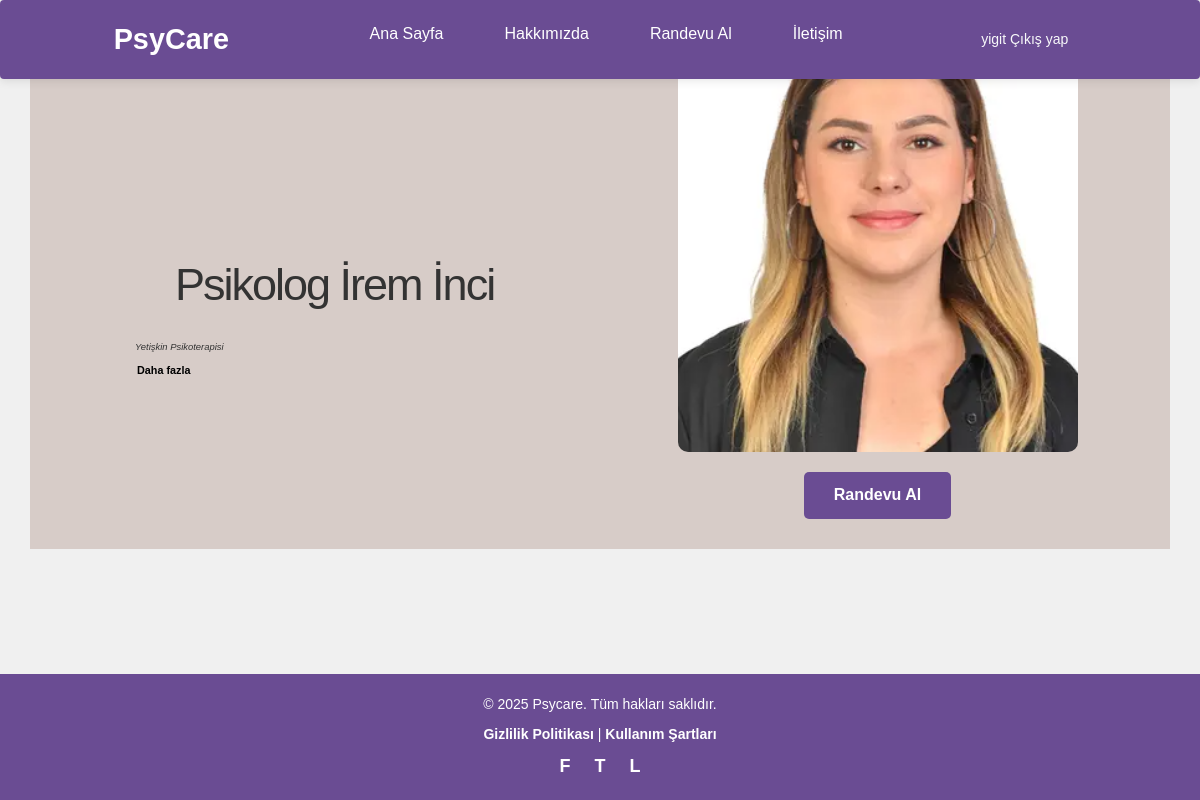
/danisman/5 (signed in), run on the app's committed database.
### danisman/models.py (models this page shows, shortened)
class Danisman(models.Model):
    title = models.CharField(max_length=100)  # Danışmanın unvanı (ör. Dr., Prof., vb.)
    full_name = models.CharField(max_length=255)  # Danışmanın tam adı
    specialization = models.CharField(max_length=255)  # Danışmanın uzmanlık alanı (ör. Psikolog, Terapi, vb.)
    fee = models.DecimalField(max_digits=10, decimal_places=2)  # Danışmanlık ücretini saklamak için (ör. 150.00)
    profile_picture = models.ImageField(upload_to='consultant_images/', blank=True, null=True)  # Profil fotoğrafı (isteğe bağlı)
    bio = models.TextField(blank=True, null=True)  # Danışman hakkında açıklamalar
    created_at = models.DateTimeField(auto_now_add=True)  # Kaydın oluşturulma zamanı
    updated_at = models.DateTimeField(auto_now=True)  # Kaydın son güncellenme zamanı
    class Meta:
        ordering = ['full_name']

### danisman/views.py (the view)
# urls.py: path('<int:danisman_id>' , views.danisman_details , name='danisman_details'),
def danisman_details(request , danisman_id):
    danisman = get_object_or_404(Danisman , pk = danisman_id)
    context = {'danisman': danisman}
    return render(request , 'danismanbilgi/details.html' , context)

### templates/danismanbilgi/details.html (shortened to what this page needs)
{% extends 'layout.html' %}
{% block content %}
{% load static %}
<link rel="stylesheet" href="{% static 'css/main.css' %}">
<div class="container">
  <div class="container-inner">
    <div class="main-content">
      <div class="main-headings" id="main-headings-js">
        <div class="heading">
          <h3 id="heading1">{{danisman.title}} {{danisman.full_name}}</h3>
        </div>
        <div class="short-bio mt-5">
          <p>{{danisman.specialization}}</p>
        </div>
        <a href="#" class="link" onclick="readMore()">Daha fazla</a>
      </div>
    </div>
    <div class="image-wrapper">
      <div class="image-container">
        <img class="image" src="{{danisman.profile_picture.url}}" alt="image of a young woman.">
      </div>
      <a href="{% url 'danisman_randevu' danisman.id %}" class="btn-custom mb-5">Randevu Al</a>
    </div>
  </div>
</div>
{% endblock %}

### templates/partial/_header.html (shortened to what this page needs)
<body>
    <nav class="navbar">
        <div class="logo">PsyCare</div>
        <ul class="nav-links">
            <li><a href="{% url 'pages_index' %}" class="btn btn-outline-light me-2">Ana Sayfa</a></li>
            <li><a href="{% url 'about' %}" class="btn btn-outline-light me-2">Hakkımızda</a></li>
            <li><a href="{% url 'danisman_index' %}" class="btn btn-outline-light me-2">Randevu Al</a></li>
            <li><a href="{% url 'contact' %}" class="btn btn-outline-light me-2">İletişim</a></li>
        </ul>
        {% if user.is_authenticated %}
        <div class="d-flex">
            <a href="javascript:{document.getElementById('logout').submit()}" class="btn btn-outline-light me-2">{{user.username}} Çıkış yap</a>
        </div>
        {% else %}
        <div class="d-flex">
            <a href="{% url 'login' %}" class="btn btn-outline-light me-2">Giriş Yap</a>
            <a href="{% url 'register' %}" class="btn btn-outline-light me-2">Kayıt Ol</a>
        </div>
        {% endif %}
    </nav>

### static/css/style.css (style rules this page uses)
* { margin: 0; padding: 0; box-sizing: border-box; font-family: 'Arial', sans-serif; }
body { background-color: #f0f0f0 !important; color: #333333; font-size: 16px; padding-top: 50px; }
.navbar { background-color: #6A4C93; color: white; display: flex; justify-content: space-between; align-items: center; padding: 15px 20px; position: fixed; width: 100%; top: 0; left: 0; box-shadow: 0 2px 10px rgba(0, 0, 0, 0.1); z-index: 1000; }
.navbar .logo { font-size: 1.8em; font-weight: bold; }
.nav-links { display: flex; list-style: none; }
.nav-links li { margin: 0 15px; }
.nav-links a { text-decoration: none; color: white; font-size: 1em; transition: 0.3s; }

### static/css/main.css (style rules this page uses)
body { margin: 0; padding: 0; }
.container { margin-top: 50px; margin-left: auto; margin-right: auto; width: 1200px; height: 700px; background-color: #D7CCC8; font-size: 14px; font-family: "Montserrat", sans; }
.container .container-inner { width: 100%; height: 100%; display: flex; flex-direction: row; justify-content: flex-start; position: relative; animation: fade-in 1.5s ease, slide-in 1.2s ease; -webkit-animation: fade-in 1.5s ease, slide-in 1.2s ease; }
.container .container-inner .main-content { flex-basis: 50%; order: 1; align-self: center; display: flex; flex-direction: column; }
.container .container-inner .main-content .main-headings { width: 100%; align-self: center; display: flex; flex-direction: column; animation: scaleDown 6s ease 2s; -webkit-animation: scaleDown 6s ease 2s; }
.container .container-inner .main-content .main-headings .heading { margin-top: 20px; margin-left: 80px; }
.container .container-inner .main-content .main-headings .heading #heading1, .container .container-inner .main-content .main-headings .heading #heading2, .container .container-inner .main-content .main-headings .heading #heading3 { margin: 0; margin-top: -20px; }
.container .container-inner .main-content .main-headings .heading #heading1, .container .container-inner .main-content .main-headings .heading #heading2 { font-size: 500%; font-weight: normal; letter-spacing: -2px; }
.container .container-inner .main-content .main-headings .heading #heading1 { margin-left: 50px; }
.container .container-inner .main-content .main-headings .short-bio { width: 60%; margin-top: -30px; margin-left: 90px; font-style: italic; font-size: 105%; }
.container .container-inner .main-content .main-headings a { margin-left: 92px; align-self: flex-start; font-weight: bold; font-size: 120%; font-family: helvetica; text-decoration: none; color: black; }
.container .container-inner .image-wrapper { flex-basis: 50%; order: 2; }
.container .container-inner .image-wrapper .image-container { width: 100%; height: 100%; overflow: hidden; display: flex; flex-direction: row; justify-content: center; align-items: center; animation: scaleDown 6s ease 2s; -webkit-animation: scaleDown 6s ease 2s; }
.container .container-inner .image-wrapper .image-container img { width: 100%; height: auto; position: relative; }
@media (min-width: 700px) and (max-width: 1200px) { .container { width: 100%; height: auto; font-size: 9px; } }
@media (min-width: 700px) and (max-width: 1200px) { .link { margin-left: 30px; } }

### templates/partial/_header.html (style rules this page uses)
* { margin: 0; padding: 0; box-sizing: border-box; font-family: 'Arial', sans-serif; }
body { background-color: #f0f0f0 !important; color: #333333; font-size: 16px; padding-top: 50px; }
.navbar { background-color: #6A4C93; color: white; display: flex; justify-content: space-between; align-items: center; padding: 15px 20px; position: fixed; width: 100%; top: 0; left: 0; box-shadow: 0 2px 10px rgba(0, 0, 0, 0.1); z-index: 1000; }
.navbar .logo { font-size: 1.8em; font-weight: bold; }
.nav-links { display: flex; list-style: none; }
.nav-links li { margin: 0 15px; }
.nav-links a { text-decoration: none; color: white; font-size: 1em; transition: 0.3s; }

### templates/danismanbilgi/details.html (style rules this page uses)
.btn-custom { background-color: #6A4C93; color: white; padding: 12px 30px; text-align: center; font-size: 16px; font-weight: bold; border: none; border-radius: 5px; text-decoration: none; display: inline-block; transition: background-color 0.3s ease, color 0.3s ease; }
.image-wrapper { display: flex; flex-direction: column; align-items: center; justify-content: center; text-align: center; }
.image-container { margin-bottom: 20px; }
.image { width: 100%; max-width: 400px; height: auto; border-radius: 10px; }

### data on the page
Danisman: title "Psikolog", full_name "İrem İnci", specialization "Yetişkin Psikoterapisi", profile_picture (picture)

### other printed values
{{ user.username }} "yigit"
